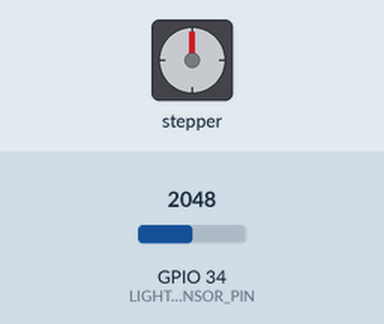
A sketch run on a simulated ESP32. Parts: stepper motor. Inputs (shaded band) come from the test bench; at power-on: GPIO 34 (LIGHT_SENSOR_PIN) = 2048. Stepper angles assume 2038 steps per turn; what the sketch prints to the serial monitor is not drawn.

Above: at 18.2 s.
18.3 s: GPIO 34 (LIGHT_SENSOR_PIN) set to 1942
At 19.75 s:
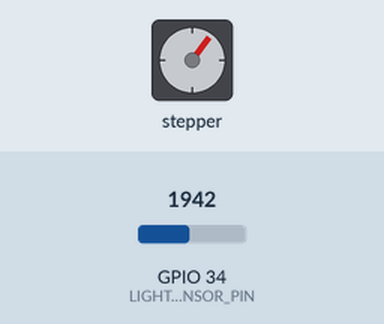
At 20.35 s:
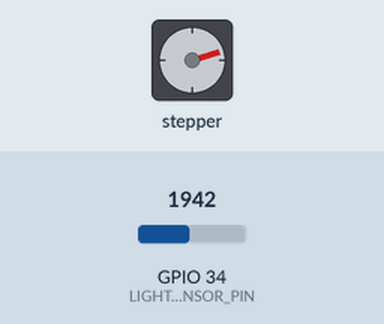
Timing chart, 0 to 28.0 s (numbered marks = the images above; inputs shaded):
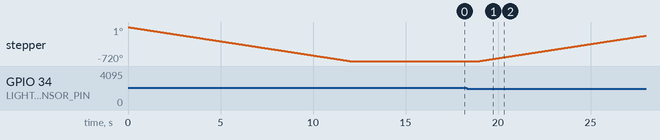

Measured:
- the behaviour switches between 2000 and 1999 on GPIO 34 (LIGHT_SENSOR_PIN) (found by bisection; images 0 and 1)
- after the input at 18.3 s, stepper: keeps turning clockwise at about 60°/s, starting after 0.70 s

The sketch:

10_2.ino
```cpp
#include <Stepper.h>

// 电机参数（28BYJ-48）
const int STEPS_PER_REV = 2038;  // 实际步数/圈
const int MOTOR_PIN1 = 14;       // IN1
const int MOTOR_PIN2 = 27;       // IN2
const int MOTOR_PIN3 = 16;       // IN3
const int MOTOR_PIN4 = 17;       // IN4

// 光敏传感器
const int LIGHT_SENSOR_PIN = 34; // 光敏模块接GPIO34
const int LIGHT_THRESHOLD = 2000; // 光照阈值（根据实际调整）

// 电机控制参数
const int MOTOR_SPEED = 10;      // 转速(RPM)
bool isCurtainOpen = true;       // 默认窗帘初始状态为打开
const int TURNS = 2;             // 转动圈数设为2圈

Stepper myStepper(STEPS_PER_REV, MOTOR_PIN1, MOTOR_PIN3, MOTOR_PIN2, MOTOR_PIN4);

void setup() {
  Serial.begin(115200);
  pinMode(LIGHT_SENSOR_PIN, INPUT);
  myStepper.setSpeed(MOTOR_SPEED);
  closeCurtain(); // 设置窗帘状态为关闭
  delay(5000);    // 安装等待时间
}

void loop() {
  int lightValue = analogRead(LIGHT_SENSOR_PIN);
  Serial.print("光照值: ");
  Serial.println(lightValue);

  if(lightValue < LIGHT_THRESHOLD && !isCurtainOpen) {
    // 光线不足且窗帘关闭时，打开窗帘
    openCurtain();
  }
  else if(lightValue >= LIGHT_THRESHOLD && isCurtainOpen) {
    // 光线充足且窗帘打开时，关闭窗帘
    closeCurtain();
  }

  delay(2000); // 每2秒检测一次
}

void openCurtain() {
  myStepper.step(STEPS_PER_REV * TURNS); // 反转2圈
  isCurtainOpen = true;
}

void closeCurtain() {
  myStepper.step(-STEPS_PER_REV * TURNS); // 正转2圈
  isCurtainOpen = false;
}
```
